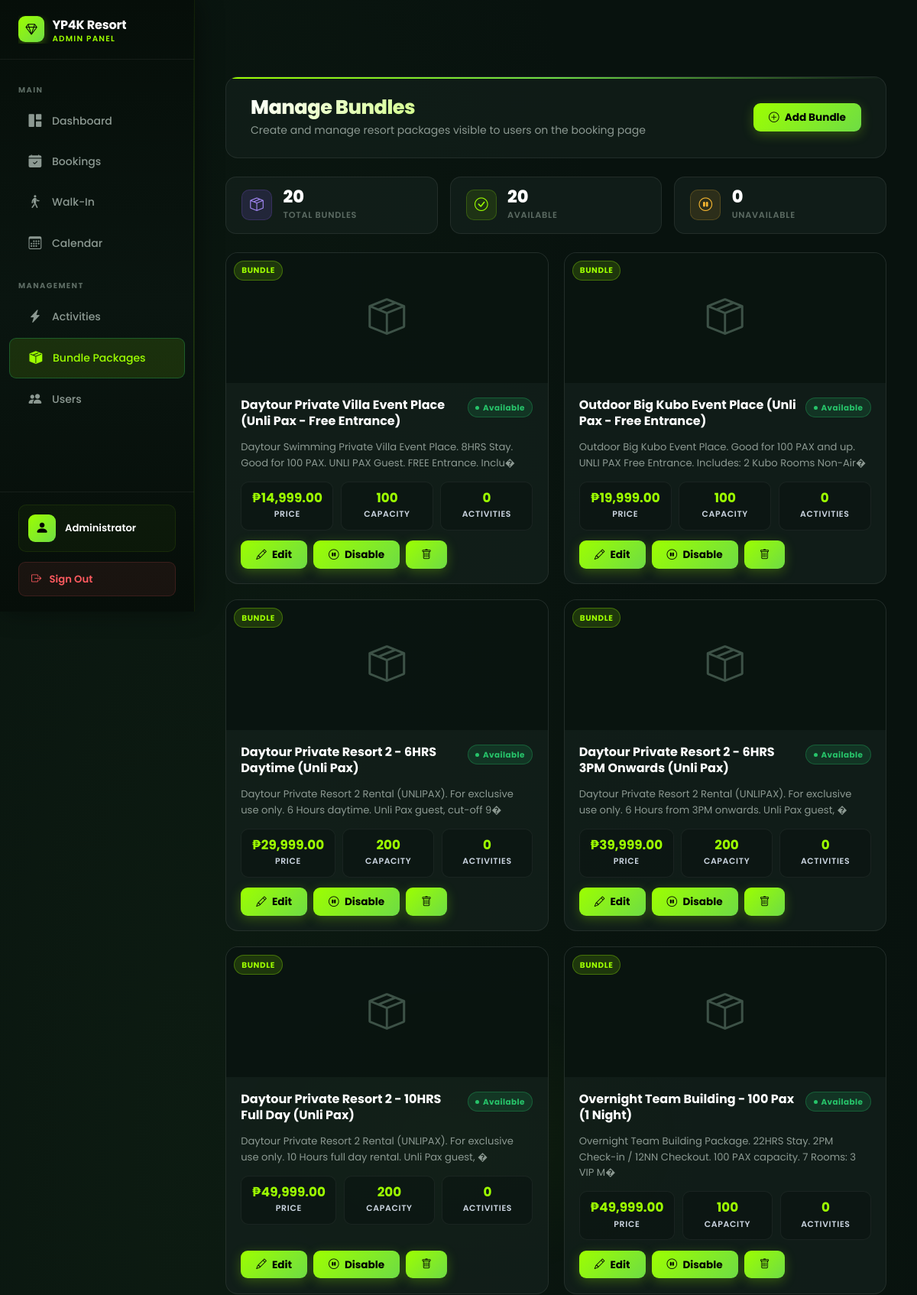
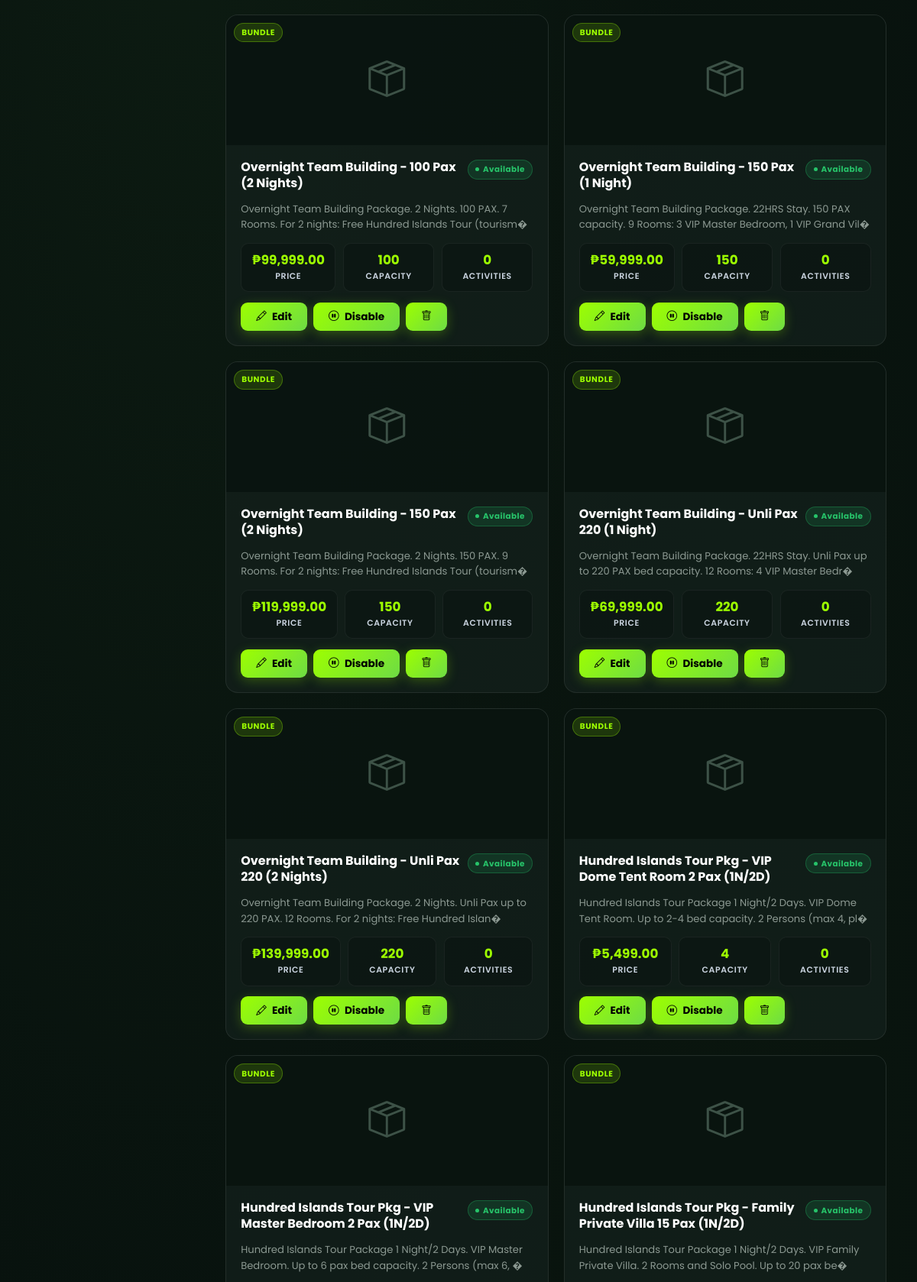
The app's page /Admin_Dashboard/bundles.php (signed in, upper part) with its own data (2 pictures, top to bottom).
### tables this page shows
CREATE TABLE `bundles` (
  `id` int(11) NOT NULL,
  `name` varchar(255) NOT NULL,
  `slug` varchar(255) NOT NULL,
  `description` text DEFAULT NULL,
  `price` decimal(10,2) NOT NULL DEFAULT 0.00,
  `capacity` int(11) NOT NULL DEFAULT 1,
  `start_time` time DEFAULT NULL,
  `duration_hours` int(11) DEFAULT NULL,
  `amenities` text DEFAULT NULL,
  `image_url` varchar(500) DEFAULT NULL,
  `is_active` tinyint(1) DEFAULT 1,
  `created_at` timestamp NOT NULL DEFAULT current_timestamp(),
  `updated_at` timestamp NOT NULL DEFAULT current_timestamp() ON UPDATE current_timestamp()
);

### Admin_Dashboard/bundles.php (the view, shortened to what this page needs)
<?php
global $conn;
$conn->query("
    CREATE TABLE IF NOT EXISTS `bundles` (
        `id` int(11) NOT NULL AUTO_INCREMENT,
        `name` varchar(255) NOT NULL,
        `slug` varchar(255) NOT NULL,
        `description` text DEFAULT NULL,
        `price` decimal(10,2) NOT NULL DEFAULT 0.00,
        `capacity` int(11) NOT NULL DEFAULT 1,
        `amenities` text DEFAULT NULL,
        `image_url` varchar(500) DEFAULT NULL,
        `is_active` tinyint(1) DEFAULT 1,
        `created_at` timestamp NOT NULL DEFAULT current_timestamp(),
        `updated_at` timestamp NOT NULL DEFAULT current_timestamp() ON UPDATE current_timestamp(),
        PRIMARY KEY (`id`), UNIQUE KEY `slug` (`slug`)
    ) ENGINE=InnoDB DEFAULT CHARSET=utf8mb4 COLLATE=utf8mb4_unicode_ci
");
$conn->query("
    CREATE TABLE IF NOT EXISTS `bundle_activities` (
        `id` int(11) NOT NULL AUTO_INCREMENT, `bundle_id` int(11) NOT NULL, `activity_id` int(11) NOT NULL,
        PRIMARY KEY (`id`), KEY `bundle_id` (`bundle_id`), KEY `activity_id` (`activity_id`)
    ) ENGINE=InnoDB DEFAULT CHARSET=utf8mb4 COLLATE=utf8mb4_unicode_ci
");
$conn->query("
    CREATE TABLE IF NOT EXISTS `bundle_accommodations` (
        `id` int(11) NOT NULL AUTO_INCREMENT, `bundle_id` int(11) NOT NULL, `accommodation_id` int(11) NOT NULL,
        PRIMARY KEY (`id`), KEY `bundle_id` (`bundle_id`), KEY `accommodation_id` (`accommodation_id`)
    ) ENGINE=InnoDB DEFAULT CHARSET=utf8mb4 COLLATE=utf8mb4_unicode_ci
");
$result = $conn->query("
    SELECT
        b.id, b.name, b.slug, b.description, b.price, b.capacity,
        b.amenities, b.image_url, b.is_active, b.created_at,
        COUNT(DISTINCT ba.activity_id)      AS activity_count,
        COUNT(DISTINCT bacc.accommodation_id) AS accommodation_count
    FROM bundles b
    LEFT JOIN bundle_activities      ba   ON b.id = ba.bundle_id
    LEFT JOIN bundle_accommodations  bacc ON b.id = bacc.bundle_id
    GROUP BY b.id
    ORDER BY b.created_at DESC
");
$bundles = [];
while ($row = $result->fetch_assoc()) $bundles[] = $row;
?>
<!DOCTYPE html>
<html lang="en">
<head>
    <link href="../assets/css/bootstrap.min.css" rel="stylesheet">
    <link rel="stylesheet" href="../css/resort-theme.css">
    <link rel="stylesheet" href="../css/dashboard-resort.css">
    <link rel="stylesheet" href="https://cdn.jsdelivr.net/npm/bootstrap-icons@1.11.0/font/bootstrap-icons.css">
    <link rel="stylesheet" href="components/sidebar.css">
    <link rel="stylesheet" href="components/navbar.css">
    <link rel="stylesheet" href="../css/admin-theme.css">
</head>
<body>
    <div id="mainContent" class="main-content">
        <div class="page-header">
            <div>
                <h1 class="page-title">Manage Bundles</h1>
                <p class="text-muted">Create and manage resort packages visible to users on the booking page</p>
            </div>
            <div class="page-actions">
                <button class="btn-modern btn-primary" onclick="openAddModal()">
                    <i class="bi bi-plus-circle"></i> Add Bundle
                </button>
            </div>
        </div>
        <div class="stats-row" id="statsRow">
            <?php
            $total    = count($bundles);
            $active   = count(array_filter($bundles, fn($b) => $b['is_active']));
            $inactive = $total - $active;
            ?>
            <div class="stats-mini">
                <div class="stats-mini-icon purple"><i class="bi bi-box-seam"></i></div>
                <div><div class="stats-mini-val"><?= $total ?></div><div class="stats-mini-lbl">Total Bundles</div></div>
            </div>
            <div class="stats-mini">
                <div class="stats-mini-icon green"><i class="bi bi-check-circle"></i></div>
                <div><div class="stats-mini-val"><?= $active ?></div><div class="stats-mini-lbl">Available</div></div>
            </div>
            <div class="stats-mini">
                <div class="stats-mini-icon amber"><i class="bi bi-pause-circle"></i></div>
                <div><div class="stats-mini-val"><?= $inactive ?></div><div class="stats-mini-lbl">Unavailable</div></div>
            </div>
        </div>
        <div class="bundles-grid" id="bundlesGrid">
            <?php if ($bundles): ?>
                <?php foreach ($bundles as $b): ?>
                <?php
                    $statusClass = $b['is_active'] ? 'status-active' : 'status-inactive';
                    $statusText  = $b['is_active'] ? 'Available' : 'Unavailable';
                    $price       = number_format($b['price'], 2);
                ?>
                <div class="bundle-card" id="bundle-<?= $b['id'] ?>">
                    <div class="bundle-image">
                        <?php if ($b['image_url']): ?>
                            <img src="../<?= htmlspecialchars($b['image_url']) ?>"
                                 alt="<?= htmlspecialchars($b['name']) ?>"
                                 onerror="this.parentElement.innerHTML='<i class=\'bi bi-box-seam\'></i>'">
                        <?php else: ?>
                            <i class="bi bi-box-seam"></i>
                        <?php endif; ?>
                        <span class="bundle-type-badge">Bundle</span>
                    </div>
                    <div class="bundle-content">
                        <div class="bundle-header">
                            <div>
                                <div class="bundle-title"><?= htmlspecialchars($b['name']) ?></div>
                            </div>
                            <span class="bundle-status <?= $statusClass ?>"><?= $statusText ?></span>
                        </div>
                        <p class="bundle-desc"><?= htmlspecialchars(mb_strimwidth($b['description'] ?? 'No description.', 0, 110, '�')) ?></p>
                        <div class="bundle-stats">
                            <div class="stat-item">
                                <div class="stat-value">&#8369;<?= $price ?></div>
                                <div class="stat-label">Price</div>
                            </div>
                            <div class="stat-item">
                                <div class="stat-value"><?= $b['capacity'] ?></div>
                                <div class="stat-label">Capacity</div>
                            </div>
                            <div class="stat-item">
                                <div class="stat-value"><?= (int)$b['activity_count'] ?></div>
                                <div class="stat-label">Activities</div>
                            </div>
                        </div>
                        <div class="bundle-actions">
                            <button class="btn-modern btn-primary" onclick="editBundle(<?= $b['id'] ?>)">
                                <i class="bi bi-pencil"></i> Edit
                            </button>
                            <button class="btn-modern btn-<?= $b['is_active'] ? 'warning' : 'success' ?>"
                                    onclick="toggleStatus(<?= $b['id'] ?>, <?= $b['is_active'] ?>)">
                                <i class="bi bi-<?= $b['is_active'] ? 'pause' : 'play' ?>-circle"></i>
                                <?= $b['is_active'] ? 'Disable' : 'Enable' ?>
                            </button>
                            <button class="btn-modern btn-secondary" onclick="deleteBundle(<?= $b['id'] ?>, '<?= htmlspecialchars($b['name'], ENT_QUOTES) ?>')">
                                <i class="bi bi-trash"></i>
                            </button>
                        </div>
                    </div>
                </div>
                <?php endforeach; ?>
            <?php endif; ?>
        </div>
    </div>
</body>
</html>

### css/resort-theme.css (style rules this page uses)
:root { --bg-primary: #08120E; --bg-secondary: #101B17; --bg-card: #15221D; --bg-card-2: #1A2B22; --bg-elevated: #1E3028; --nav-bg: rgba(9, 18, 15, 0.88); --accent: #9DFF00; --accent-2: #6EDC45; --accent-3: #4BBF2E; --accent-dim: rgba(157, 255, 0, 0.5); --glow: rgba(157, 255, 0, 0.18); --glow-sm: rgba(157, 255, 0, 0.08); --glow-lg: rgba(157, 255, 0, 0.25); --text: #FFFFFF; --text-2: #cbd5e1; --text-muted: #cbd5e1; --text-dim: #94a3b8; --success: #27C46A; --warning: #F7B731; --error: #FF5A5F; --info: #B8C4BE; --border: rgba(255, 255, 255, 0.08); --border-2: rgba(255, 255, 255, 0.04); --border-accent: rgba(157, 255, 0, 0.3); --border-hover: rgba(157, 255, 0, 0.5); --shadow-sm: 0 1px 4px rgba(0,0,0,0.5); --shadow-md: 0 4px 20px rgba(0,0,0,0.55); --shadow-lg: 0 10px 40px rgba(0,0,0,0.65); --shadow-xl: 0 20px 60px rgba(0,0,0,0.7); --shadow-glow: 0 0 30px rgba(157, 255, 0, 0.12); --shadow-glow-lg:0 0 60px rgba(157, 255, 0, 0.2); --radius-xs: 6px; --radius-sm: 10px; --radius-md: 14px; --radius-lg: 18px; --radius-xl: 24px; --radius-2xl: 32px; --t: all 0.3s cubic-bezier(0.4, 0, 0.2, 1); --t-fast: all 0.15s ease; --t-slow: all 0.5s cubic-bezier(0.4, 0, 0.2, 1); --font: 'Poppins', -apple-system, BlinkMacSystemFont, sans-serif; }
*, *::before, *::after { margin: 0; padding: 0; box-sizing: border-box; }
html { scroll-behavior: smooth; }
body { font-family: var(--font); background-color: var(--bg-primary); color: var(--text); min-height: 100vh; line-height: 1.65; overflow-x: hidden; -webkit-font-smoothing: antialiased; }

### Admin_Dashboard/components/sidebar.css (style rules this page uses)
:root { --sidebar-width: 255px; --sidebar-collapsed-width: 72px; --navbar-height: 68px; }

### records on screen
bundles: name "Daytour Private Villa Event Place (Unli Pax - Free Entrance)", is_active "Available", description "Daytour Swimming Private Villa Event Place. 8HRS Stay. Good for 100 PAX. UNLI PAX Guest. FREE Entrance. Inclu�", price "14,999.00", capacity "100", activity_count "0", shows "Disable"
bundles: name "Outdoor Big Kubo Event Place (Unli Pax - Free Entrance)", is_active "Available", description "Outdoor Big Kubo Event Place. Good for 100 PAX and up. UNLI PAX Free Entrance. Includes: 2 Kubo Rooms Non-Air�", price "19,999.00", capacity "100", activity_count "0", shows "Disable"
bundles: name "Daytour Private Resort 2 - 6HRS Daytime (Unli Pax)", is_active "Available", description "Daytour Private Resort 2 Rental (UNLIPAX). For exclusive use only. 6 Hours daytime. Unli Pax guest, cut-off 9�", price "29,999.00", capacity "200", activity_count "0", shows "Disable"
bundles: name "Daytour Private Resort 2 - 6HRS 3PM Onwards (Unli Pax)", is_active "Available", description "Daytour Private Resort 2 Rental (UNLIPAX). For exclusive use only. 6 Hours from 3PM onwards. Unli Pax guest, �", price "39,999.00", capacity "200", activity_count "0", shows "Disable"
bundles: name "Daytour Private Resort 2 - 10HRS Full Day (Unli Pax)", is_active "Available", description "Daytour Private Resort 2 Rental (UNLIPAX). For exclusive use only. 10 Hours full day rental. Unli Pax guest, �", price "49,999.00", capacity "200", activity_count "0", shows "Disable"
bundles: name "Overnight Team Building - 100 Pax (1 Night)", is_active "Available", description "Overnight Team Building Package. 22HRS Stay. 2PM Check-in / 12NN Checkout. 100 PAX capacity. 7 Rooms: 3 VIP M�", price "49,999.00", capacity "100", activity_count "0", shows "Disable"
bundles: name "Overnight Team Building - 100 Pax (2 Nights)", is_active "Available", description "Overnight Team Building Package. 2 Nights. 100 PAX. 7 Rooms. For 2 nights: Free Hundred Islands Tour (tourism�", price "99,999.00", capacity "100", activity_count "0", shows "Disable"
bundles: name "Overnight Team Building - 150 Pax (1 Night)", is_active "Available", description "Overnight Team Building Package. 22HRS Stay. 150 PAX capacity. 9 Rooms: 3 VIP Master Bedroom, 1 VIP Grand Vil�", price "59,999.00", capacity "150", activity_count "0", shows "Disable"
bundles: name "Overnight Team Building - 150 Pax (2 Nights)", is_active "Available", description "Overnight Team Building Package. 2 Nights. 150 PAX. 9 Rooms. For 2 nights: Free Hundred Islands Tour (tourism�", price "119,999.00", capacity "150", activity_count "0", shows "Disable"
bundles: name "Overnight Team Building - Unli Pax 220 (1 Night)", is_active "Available", description "Overnight Team Building Package. 22HRS Stay. Unli Pax up to 220 PAX bed capacity. 12 Rooms: 4 VIP Master Bedr�", price "69,999.00", capacity "220", activity_count "0", shows "Disable"
bundles: name "Overnight Team Building - Unli Pax 220 (2 Nights)", is_active "Available", description "Overnight Team Building Package. 2 Nights. Unli Pax up to 220 PAX. 12 Rooms. For 2 nights: Free Hundred Islan�", price "139,999.00", capacity "220", activity_count "0", shows "Disable"
bundles: name "Hundred Islands Tour Pkg - VIP Dome Tent Room 2 Pax (1N/2D)", is_active "Available", description "Hundred Islands Tour Package 1 Night/2 Days. VIP Dome Tent Room. Up to 2-4 bed capacity. 2 Persons (max 4, pl�", price "5,499.00", capacity "4", activity_count "0", shows "Disable"
bundles: name "Hundred Islands Tour Pkg - VIP Master Bedroom 2 Pax (1N/2D)", is_active "Available", description "Hundred Islands Tour Package 1 Night/2 Days. VIP Master Bedroom. Up to 6 pax bed capacity. 2 Persons (max 6, �"
bundles: name "Hundred Islands Tour Pkg - Family Private Villa 15 Pax (1N/2D)", is_active "Available", description "Hundred Islands Tour Package 1 Night/2 Days. VIP Family Private Villa. 2 Rooms and Solo Pool. Up to 20 pax be�"

### other values on screen
$total "20"
$active "20"
$inactive "0"
